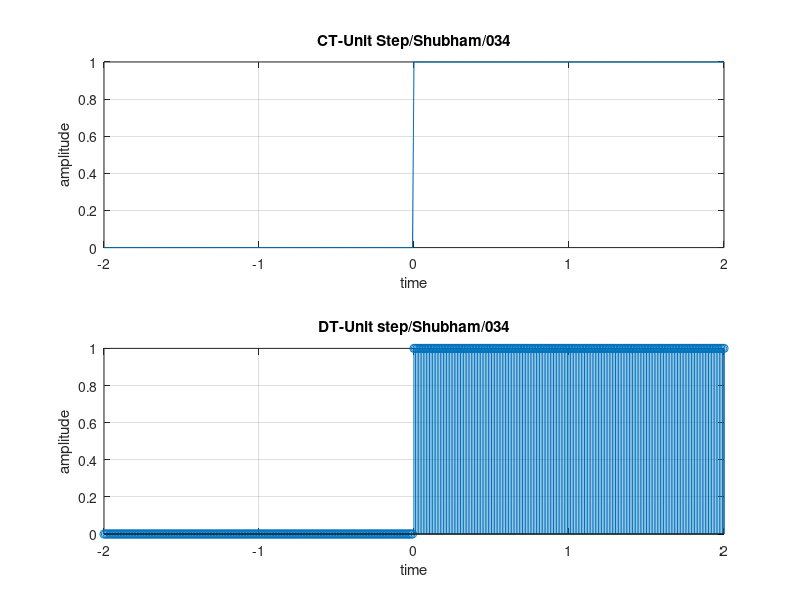

The MATLAB script that drew this image:
%construct a CT and DT unit step signal

clc;
close all;
clear all;
i=1;
for t= -2:0.01:2
    if(t>=0)
        x(i)=1;
    else
        x(i)=0;
    end
    i=i+1;
end
t=-2:0.01:2;
subplot(2,1,1);
plot(t,x);
xlabel('time');
ylabel('amplitude');
title('CT-Unit Step/Shubham/034');
grid on;
i=1;
for t=-2:0.01:2
    if(t>=0)
        x(i)=1;
    else
        x(i)=0;
    end
    i=i+1;
end
t=-2:0.01:2;
subplot(2,1,2);
stem(t,x);
xlabel('time');
ylabel('amplitude');
title('DT-Unit step/Shubham/034');
grid on;

